Frame 1 (no input): blank canvas, image omitted
Frame 60 (the mouse pressed at the canvas centre just before this capture): blank canvas, image omitted
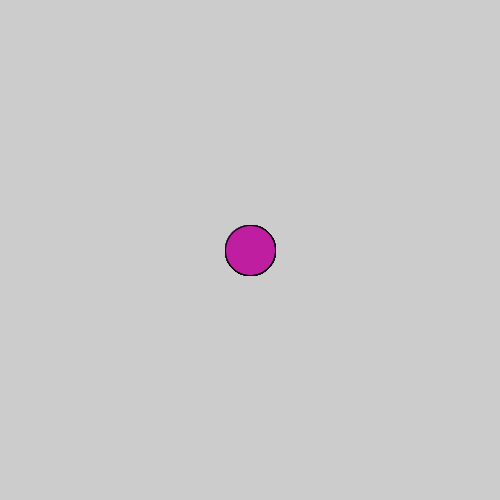
Frame 120 (the mouse held since frame 60 and released just before this capture)

The Processing sketch whose frames 1 and 60 were blank and that drew this single picture after the mouse press (run headless with seeded random() and noise(); from frame 60 on, the mouse is pressed at the canvas centre):

// Processing sketch: microsoft
// ── microsoft.pde
void setup()
{
 size(500,500); 
}

void draw()
{
if(mousePressed)
{
  makeShape(mouseX,mouseY);  
}
}
void makeShape(int x, int y)
{
  fill(random(0,255),random(0,255),random(0,255));
  ellipse(x,y,50,50);
}
